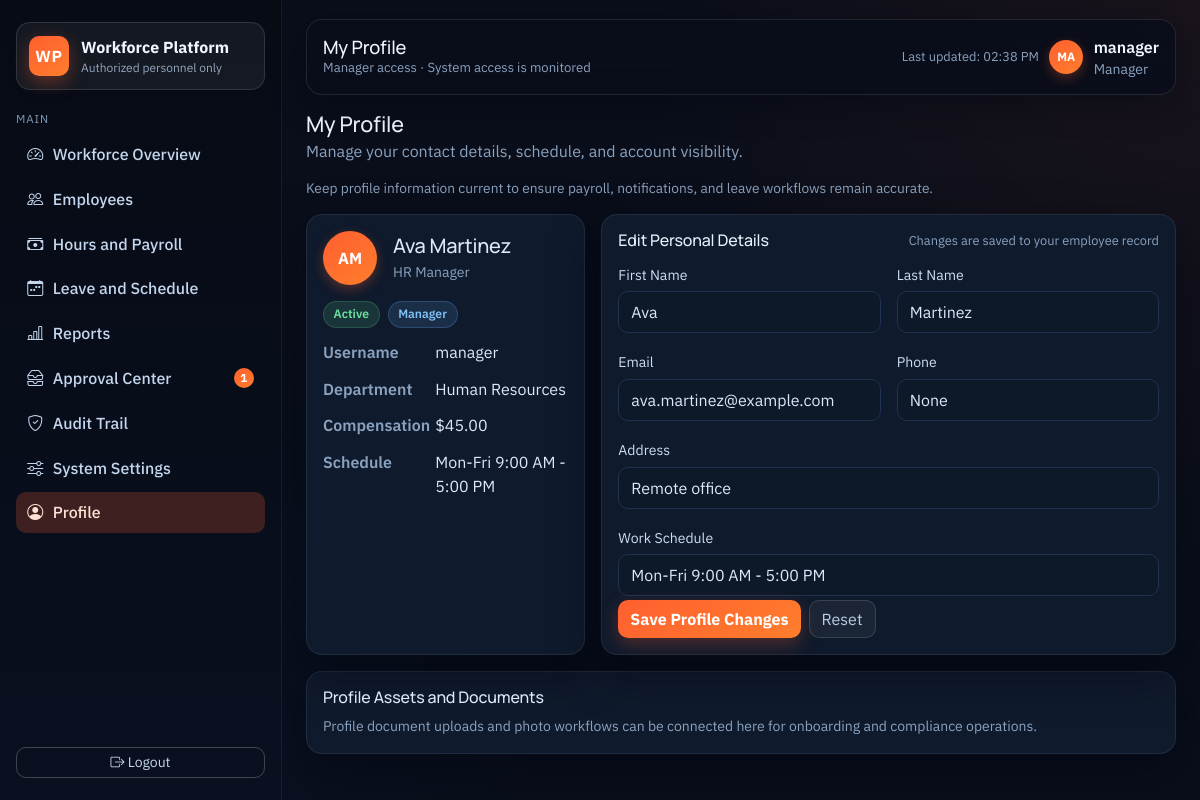
Screenshot of /profile (signed in) with the database file from the repository.
### app/models.py (models this page shows, shortened)
class User(UserMixin, db.Model):
    __tablename__ = "users"
    id = db.Column(db.Integer, primary_key=True)
    username = db.Column(db.String(120), unique=True, nullable=False)
    password_hash = db.Column(db.String(255), nullable=False)
    role = db.Column(db.String(30), nullable=False, default=Role.EMPLOYEE)
    employee_id = db.Column(db.Integer, db.ForeignKey("employees.id"), nullable=True, unique=True)
    created_at = db.Column(db.DateTime, default=datetime.utcnow)
    employee = db.relationship("Employee", back_populates="user", lazy="joined")
    notifications = db.relationship(
        "Notification",
        back_populates="user",
        cascade="all, delete-orphan",
        lazy="select",
    )
    audit_entries = db.relationship(
        "AuditLog",
        back_populates="user",
        cascade="all, delete-orphan",
        lazy="select",
    )
    def has_admin_access(self) -> bool:
        return self.role in Role.ADMIN_LIKE

class Employee(db.Model):
    __tablename__ = "employees"
    id = db.Column(db.Integer, primary_key=True)
    first_name = db.Column(db.String(120), nullable=False)
    last_name = db.Column(db.String(120), nullable=False)
    email = db.Column(db.String(160), unique=True, nullable=False)
    phone = db.Column(db.String(40), nullable=True)
    department_id = db.Column(db.Integer, db.ForeignKey("departments.id"), nullable=True)
    job_title = db.Column(db.String(120), nullable=False, default="Employee")
    schedule = db.Column(db.String(64), nullable=False, default="Mon-Fri 9:00 AM - 5:00 PM")
    hourly_rate = db.Column(db.Float, nullable=False, default=25.0)
    overtime_multiplier = db.Column(db.Float, nullable=False, default=1.5)
    date_hired = db.Column(db.Date, nullable=False, default=date.today)
    address = db.Column(db.String(255), nullable=True)
    created_at = db.Column(db.DateTime, default=datetime.utcnow)
    department = db.relationship("Department", back_populates="employees", lazy="joined")
    user = db.relationship("User", back_populates="employee", uselist=False)
    payroll_records = db.relationship(
        "PayrollRecord",
        back_populates="employee",
        cascade="all, delete-orphan",
        lazy="select",
    )
    leave_requests = db.relationship(
        "LeaveRequest",
        back_populates="employee",
        cascade="all, delete-orphan",
        lazy="select",
    )
    attendance_records = db.relationship(
        "Attendance",
        back_populates="employee",
        cascade="all, delete-orphan",
        lazy="select",
    )
    def full_name(self):
        return f"{self.first_name} {self.last_name}"

class Department(db.Model):
    __tablename__ = "departments"
    id = db.Column(db.Integer, primary_key=True)
    name = db.Column(db.String(128), unique=True, nullable=False)
    employees = db.relationship("Employee", back_populates="department", lazy="select")

### app/routes/employees.py (the view, shortened to what this page needs)
@employee_bp.route("/profile", methods=("GET", "POST"))
@login_required
def profile():
    employee = get_current_employee()
    return render_template("profile.html", active_page="profile", page_title="My Profile", employee=employee)

### app/models.py (called while the page is built)
    @classmethod
    def label(cls, role: str) -> str:
        mapping = {
            cls.EXECUTIVE: "Executive",
            cls.ADMIN: "Administrator",
            cls.HR: "HR",
            cls.PAYROLL: "Payroll Admin",
            cls.MANAGER: "Manager",
            cls.EMPLOYEE: "Employee",
        }
        if not role:
            return "Unknown"
        return mapping.get(role, role.title())

### app/routes/auth.py (called while the page is built)
@login_manager.user_loader
def load_user(user_id):
    return User.query.get(int(user_id))

### app/utils.py (called while the page is built)
def get_current_employee():
    if current_user.is_authenticated and current_user.employee_id:
        return Employee.query.options(joinedload(Employee.department)).get(current_user.employee_id)
    return None

### app/templates/profile.html (shortened to what this page needs)
{% extends "base.html" %}
{% import "_components.html" as ui %}
{% block content %}
{{ ui.page_header('My Profile', 'Manage your contact details, schedule, and account visibility.') }}
<p class="section-note mb-3">Keep profile information current to ensure payroll, notifications, and leave workflows remain accurate.</p>
<div class="row g-3 mb-3">
  <div class="col-lg-4">
    <div class="surface-card h-100">
      <div class="d-flex align-items-center gap-3 mb-3">
        <div class="avatar-chip avatar-lg">{{ employee.first_name[0] if employee else 'U' }}{{ employee.last_name[0] if employee else 'S' }}</div>
        <div>
          <h3 class="h5 mb-1">{{ employee.full_name() if employee else current_user.username }}</h3>
          <div class="small text-muted">{{ employee.job_title if employee else 'No profile linked' }}</div>
        </div>
      </div>
      <div class="d-flex flex-wrap gap-2 mb-2">
        <span class="status-badge status-active">Active</span>
        <span class="status-badge status-info">{{ role_label(current_user.role) }}</span>
      </div>
      <dl class="row mb-0 profile-data-list">
        <dt class="col-5">Username</dt><dd class="col-7">{{ current_user.username }}</dd>
        <dt class="col-5">Department</dt><dd class="col-7">{{ employee.department.name if employee and employee.department else 'Unassigned' }}</dd>
        <dt class="col-5">Compensation</dt><dd class="col-7">{{ employee.hourly_rate|currency if employee else 'Restricted' }}</dd>
        <dt class="col-5">Schedule</dt><dd class="col-7">{{ employee.schedule if employee else 'N/A' }}</dd>
      </dl>
    </div>
  </div>
  <div class="col-lg-8">
    <div class="surface-card">
      <div class="card-head"><h3 class="h6 section-title mb-0">Edit Personal Details</h3><span class="muted-meta">Changes are saved to your employee record</span></div>
      {% if employee %}
        <form method="post" class="row g-3 form-shell">
          <div class="col-md-6"><label class="form-label">First Name</label><input class="form-control" name="first_name" value="{{ employee.first_name }}" required /></div>
          <div class="col-md-6"><label class="form-label">Last Name</label><input class="form-control" name="last_name" value="{{ employee.last_name }}" required /></div>
          <div class="col-md-6"><label class="form-label">Email</label><input class="form-control" type="email" name="email" value="{{ employee.email }}" required /></div>
          <div class="col-md-6"><label class="form-label">Phone</label><input class="form-control" name="phone" value="{{ employee.phone }}" /></div>
          <div class="col-12"><label class="form-label">Address</label><input class="form-control" name="address" value="{{ employee.address }}" /></div>
          <div class="col-12"><label class="form-label">Work Schedule</label><input class="form-control" name="schedule" value="{{ employee.schedule }}" /></div>
          <div class="col-12 d-flex flex-wrap gap-2 mt-1">
            <button class="btn btn-primary" type="submit">Save Profile Changes</button>
            <button class="btn btn-ghost" type="reset">Reset</button>
          </div>
        </form>
      {% else %}
        {{ ui.empty_state('Profile not linked', 'Your user account is missing an employee profile association. Contact an administrator to complete setup.') }}
      {% endif %}
    </div>
  </div>
</div>
<div class="surface-card">
  <h3 class="h6">Profile Assets and Documents</h3>
  <p class="small text-muted mb-0">Profile document uploads and photo workflows can be connected here for onboarding and compliance operations.</p>
</div>
{% endblock %}

### app/templates/base.html (shortened to what this page needs)
<!doctype html>
<html lang="en">
  <head>
    <link href="https://cdn.jsdelivr.net/npm/bootstrap@5.3.2/dist/css/bootstrap.min.css" rel="stylesheet" />
    <link rel="stylesheet" href="https://cdn.jsdelivr.net/npm/bootstrap-icons@1.11.3/font/bootstrap-icons.min.css" />
    <link rel="stylesheet" href="{{ url_for('static', filename='css/site.css') }}" />
  </head>
  <body>
    {% if current_user.is_authenticated %}
      <div class="app-shell">
        <aside class="app-sidebar">
          <div>
            <div class="brand-block">
              <div class="brand-mark">WP</div>
              <div>
                <div class="brand-title">Workforce Platform</div>
                <div class="brand-caption">Authorized personnel only</div>
              </div>
            </div>
            <div class="nav-group-title">Main</div>
            <nav class="nav flex-column nav-enterprise">
              {% if current_user.has_admin_access() %}
                <a class="nav-link {% if active_page == 'dashboard' %}active{% endif %}" href="{{ url_for('employees.dashboard') }}"><i class="bi bi-speedometer2"></i> Workforce Overview</a>
                <a class="nav-link {% if active_page == 'employees' %}active{% endif %}" href="{{ url_for('employees.employee_directory') }}"><i class="bi bi-people"></i> Employees</a>
                <a class="nav-link {% if active_page == 'payroll' %}active{% endif %}" href="{{ url_for('employees.payroll') }}"><i class="bi bi-cash-stack"></i> Hours and Payroll</a>
                <a class="nav-link {% if active_page == 'leave' %}active{% endif %}" href="{{ url_for('leave.index') }}"><i class="bi bi-calendar-week"></i> Leave and Schedule</a>
                <a class="nav-link {% if active_page == 'reports' %}active{% endif %}" href="{{ url_for('reports.index') }}"><i class="bi bi-bar-chart-line"></i> Reports</a>
                <a class="nav-link {% if active_page == 'notifications' %}active{% endif %}" href="{{ url_for('notifications.index') }}"><i class="bi bi-inboxes"></i> Approval Center {% if unread_notification_count > 0 %}<span class="pill-count">{{ unread_notification_count }}</span>{% endif %}</a>
                <a class="nav-link {% if active_page == 'audit' %}active{% endif %}" href="{{ url_for('audit.index') }}"><i class="bi bi-shield-check"></i> Audit Trail</a>
                <a class="nav-link {% if active_page == 'settings' %}active{% endif %}" href="{{ url_for('employees.settings') }}"><i class="bi bi-sliders"></i> System Settings</a>
              {% endif %}
              <a class="nav-link {% if active_page == 'profile' %}active{% endif %}" href="{{ url_for('employees.profile') }}"><i class="bi bi-person-circle"></i> Profile</a>
            </nav>
          </div>
          <a class="btn btn-outline-light btn-sm" href="{{ url_for('auth.logout') }}"><i class="bi bi-box-arrow-right"></i> Logout</a>
        </aside>
        <main class="app-main">
          <header class="app-topbar">
            <div>
              <h1 class="topbar-title">{{ page_title or 'Internal Workforce Platform' }}</h1>
              <div class="topbar-caption">{{ role_label(current_user.role) }} access · System access is monitored</div>
            </div>
            <div class="topbar-user">
              <div class="text-end">
                <div class="muted-meta">Last updated: <span id="lastUpdatedLabel">just now</span></div>
              </div>
              <div class="avatar-chip">{{ current_user.username[:2]|upper }}</div>
              <div>
                <div class="fw-semibold" style="color:#f0f5ff">{{ current_user.username }}</div>
                <div class="small text-muted">{{ role_label(current_user.role) }}</div>
              </div>
            </div>
          </header>
          <section class="app-content">
    {% endif %}
    {% block content %}{% endblock %}
    {% if current_user.is_authenticated %}
          </section>
        </main>
      </div>
    {% else %}
      </main>
    {% endif %}
  </body>
</html>

### rows the page displays
User: role "Manager", username "MA", username "manager"
Employee: first_name "A", last_name "M", first_name+last_name "Ava Martinez", job_title "HR Manager", hourly_rate "$45.00", schedule "Mon-Fri 9:00 AM - 5:00 PM", first_name "Ava", last_name "Martinez", email "ava.martinez@example.com", phone "None", address "Remote office"
Department: department "Human Resources"

### other values shown
{{ unread_notification_count }} "1"
{{ page_title or 'Internal Workforce Platform' }} "My Profile"
{{ title }} "My Profile"
{{ subtitle }} "Manage your contact details, schedule, and account visibility."
